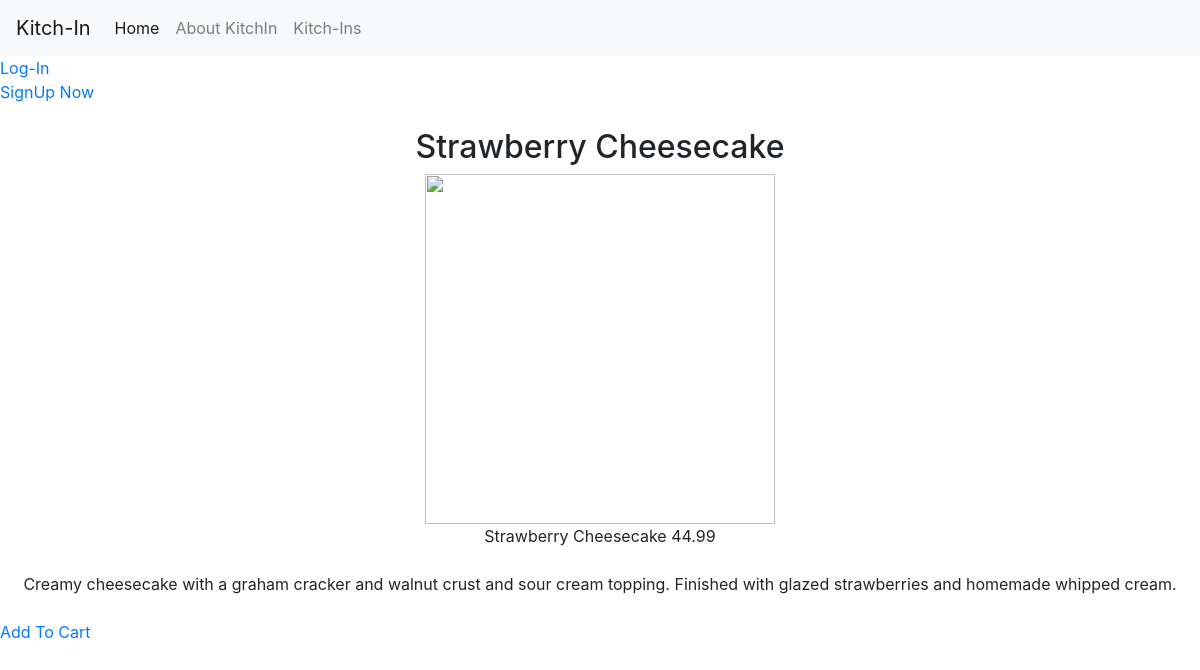
The page /cooked/3 on the database its author committed.
### cooked/models.py (models this page shows, shortened)
class Meal(models.Model):
    name = models.CharField(max_length=100, blank=False, null=False)
    date_added = models.DateField(auto_now_add=True)
    description = models.TextField(blank=False, null=False)
    review = models.CharField(max_length=100, blank=True, null=True)
    image_url = models.TextField(null= True, blank=True)
    price = models.DecimalField(max_digits=5, decimal_places=2, null=False, blank=False)
    kitchen=models.ForeignKey(Kitchn, on_delete=models.CASCADE, default=None, related_name='meals')
    slug = models.SlugField()

### cooked/views.py (the view)
# urls.py: path('cooked/<int:pk>', cooked_views.view_meal, name='meal_detail'),
def view_meal(request, pk):
    meal = get_object_or_404(Meal, pk=pk)
    return render(request, "cooked/meal_detail.html",
                  {"meal": meal})

### cooked/templates/cooked/meal_detail.html (shortened to what this page needs)
{% extends "cooked/base.html" %} {% block content %}
<div class="w-33 pa3">
	<center><h2>{{ meal.name }}</h2></center>
   <center><img src='{{ meal.image_url }}' height="350" width="350"></center>
    {% if meal.name %}
    <div class="flex">
      <center><div>{{ meal.name }}
       {{ meal.price }}
      <br>
      <br>
      </div></center>
    </div>
    {% endif %}
    {% if meal.description %}
    <div class="flex">
      <center><div>{{ meal.description }}</div></center>
    <br>
    <a href="{{ get_add_to_cart_url }}">Add To Cart</a>
    </div>
    {% endif %}
</div>
{% endblock %}

### rows shown on the page
Meal: name "Strawberry Cheesecake", price "44.99", description "Creamy cheesecake with a graham cracker and walnut crust and sour cream topping. Finished with glazed strawberries and homemade whipped cream."
